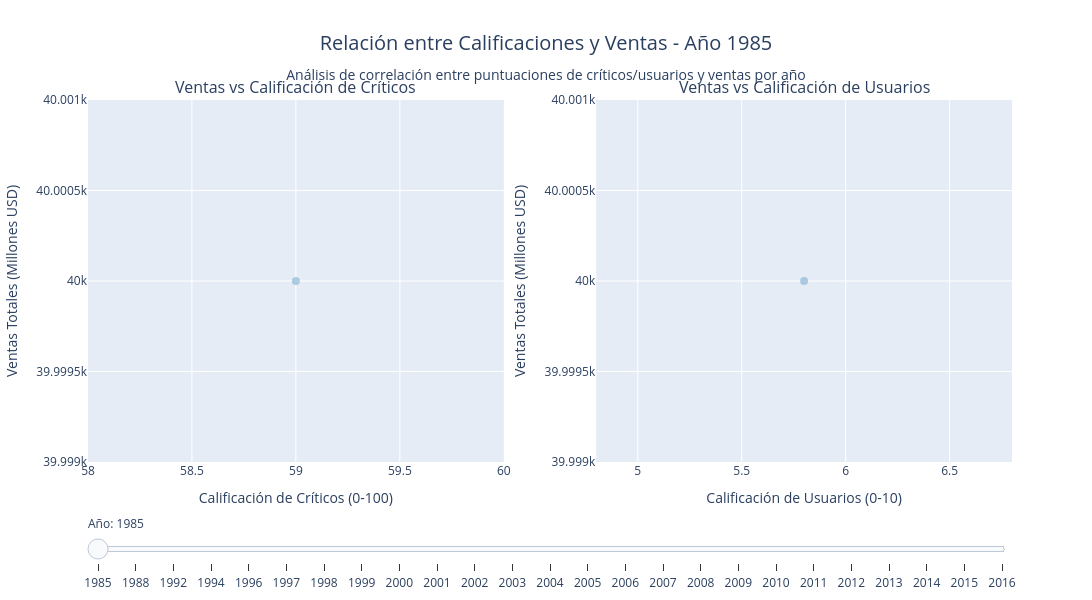

The cell this chart's notebook holds for it:
### Markdown cell above
### Análisis III: Relación entre calificaciones y ventas

### Code cell
#? 5.c. Relación entre calificaciones y ventas

#? 5.c.1 Preparamos los datos para el análisis de correlación entre calificaciones y ventas
#?       Filtramos solo los juegos que tienen tanto calificaciones como ventas válidas
correlation_data = (
    data_cleaned[
        (data_cleaned['Critic_Score'].notna()) &
        (data_cleaned['User_Score'].notna()) &
        (data_cleaned['Total_Sales'] > 0) &
        (data_cleaned['Year_of_Release'].notna()) &
        (data_cleaned['Platform'].notna())
    ].copy()
)

#? 5.c.2 Creamos subplots lado a lado para comparar ambas correlaciones
from plotly.subplots import make_subplots

fig_correlation = make_subplots(
    rows=1, cols=2,
    subplot_titles=('Ventas vs Calificación de Críticos', 'Ventas vs Calificación de Usuarios'),
    horizontal_spacing=0.1
)

#? 5.c.3 Obtenemos los años únicos para el slider y los ordenamos
years = sorted(correlation_data['Year_of_Release'].unique())
print(f"Años disponibles: {len(years)} años desde {int(years[0])} hasta {int(years[-1])}")

#? 5.c.4 Creamos las trazas para cada año - PRIMERO todas las de críticos, LUEGO todas las de usuarios
# Trazas de críticos (índices 0 a len(years)-1)
for i, year in enumerate(years):
    year_data = correlation_data[correlation_data['Year_of_Release'] == year]

    fig_correlation.add_trace(
        go.Scatter(
            x=year_data['Critic_Score'],
            y=year_data['Total_Sales'],
            mode='markers',
            name=f'Críticos {int(year)}',
            text=year_data['Name'],
            hovertemplate='<b>%{text}</b><br>' +
                     'Calificación Usuarios: %{x}<br>' +
                     'Ventas Totales: $%{y:.2f}M<br>' +
                     'Plataforma: %{customdata}<br>' +
                     f'Año: {int(year)}<extra></extra>',
            marker=dict(
                size=8,
                opacity=0.6,
                color=[px.colors.qualitative.Set3[hash(platform) % len(px.colors.qualitative.G10)] for platform in year_data['Platform']],
            ),
            customdata=year_data['Platform'],

            visible=(i == 0)  # Solo el primer año visible inicialmente
        ),
        row=1, col=1
    )

# Trazas de usuarios (índices len(years) a 2*len(years)-1)
for i, year in enumerate(years):
    year_data = correlation_data[correlation_data['Year_of_Release'] == year]

    fig_correlation.add_trace(
        go.Scatter(
            x=year_data['User_Score'],
            y=year_data['Total_Sales'],
            mode='markers',
            name=f'Usuarios {int(year)}',
            text=year_data['Name'],
            hovertemplate='<b>%{text}</b><br>' +
                     'Calificación Usuarios: %{x}<br>' +
                     'Ventas Totales: $%{y:.2f}M<br>' +
                     'Plataforma: %{customdata}<br>' +
                     f'Año: {int(year)}<extra></extra>',
            marker=dict(
                size=8,
                opacity=0.6,
                color=[px.colors.qualitative.Set3[hash(platform) % len(px.colors.qualitative.G10)] for platform in year_data['Platform']],
            ),
            customdata=year_data['Platform'],
            visible=(i == 0)  # Solo el primer año visible inicialmente
        ),
        row=1, col=2
    )

#? 5.c.5 Configuramos los steps del slider - uno por cada año
steps = []
for i, year in enumerate(years):
    # Crear array de visibilidad: False para todas las trazas
    visibility = [False] * (len(years) * 2)

    # Para el año i:
    # - La traza de críticos está en el índice i
    # - La traza de usuarios está en el índice i + len(years)
    visibility[i] = True  # Traza de críticos
    visibility[i + len(years)] = True  # Traza de usuarios

    step = dict(
        method="update",
        args=[
            {"visible": visibility},
            {"title": f"Relación entre Calificaciones y Ventas - Año {int(year)}"}
        ],
        label=str(int(year))
    )
    steps.append(step)

print(f"Total de trazas creadas: {len(years) * 2}")
print(f"Total de steps en slider: {len(steps)}")
print(f"Primer año: {int(years[0])}, Último año: {int(years[-1])}")

#? 5.c.6 Configuramos el layout con el slider
fig_correlation.update_layout(
    title={
        'text': f'Relación entre Calificaciones y Ventas - Año {int(years[0])}<br><sub>Análisis de correlación entre puntuaciones de críticos/usuarios y ventas por año</sub>',
        'font': {'size': 20},
        'x': 0.5,
        'xanchor': 'center'
    },
    height=600,
    width=1400,
    showlegend=False,
    sliders=[{
        "active": 0,
        "currentvalue": {"prefix": "Año: "},
        "pad": {"t": 50},
        "steps": steps
    }]
)

#? 5.c.7 Actualizamos los ejes
fig_correlation.update_xaxes(title_text="Calificación de Críticos (0-100)", row=1, col=1)
fig_correlation.update_xaxes(title_text="Calificación de Usuarios (0-10)", row=1, col=2)
fig_correlation.update_yaxes(title_text="Ventas Totales (Millones USD)", row=1, col=1)
fig_correlation.update_yaxes(title_text="Ventas Totales (Millones USD)", row=1, col=2)

fig_correlation.show()
